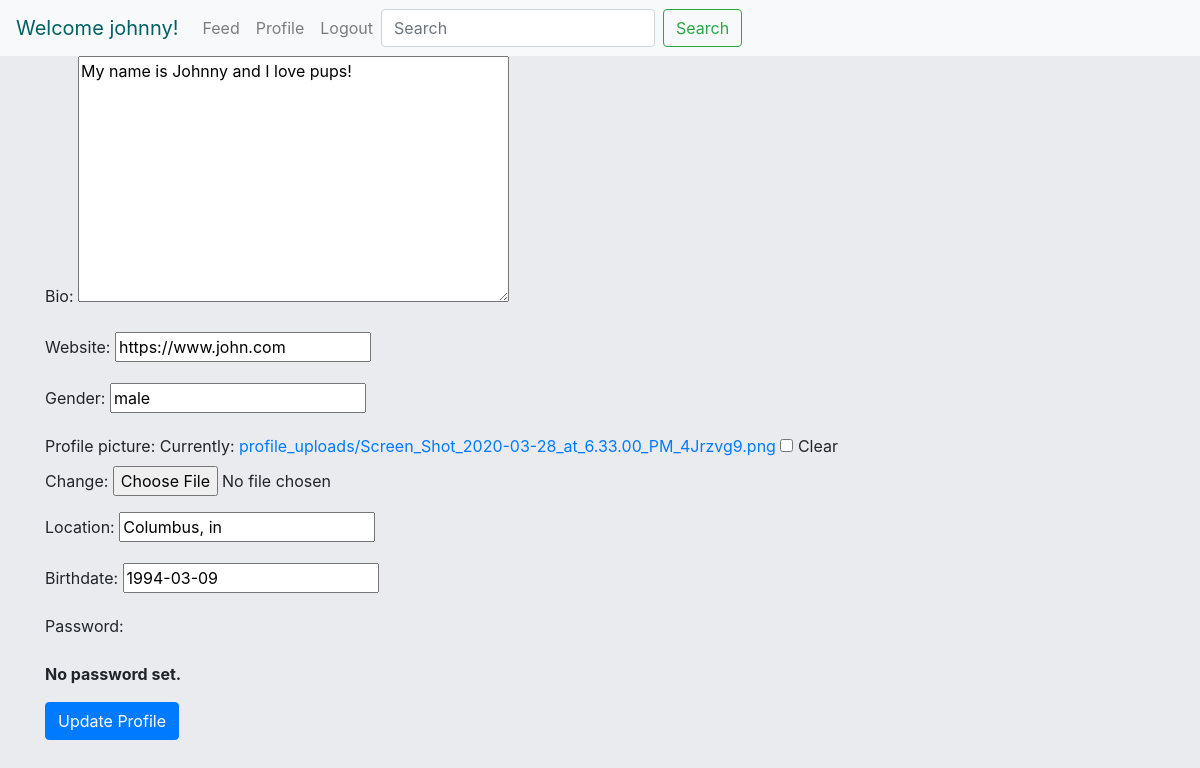
The page /user/johnny/edit_profile/ (signed in) on the database its author committed.
### authentication/models.py (models this page shows, shortened)
class Author(AbstractBaseUser):
    name = models.CharField(max_length=50)
    username = models.CharField(max_length=50, unique=True)
    slug = models.SlugField(null=False, unique=True)
    email = models.EmailField(max_length=100, unique=True)
    active = models.BooleanField(default=True)
    staff = models.BooleanField(default=False)
    admin = models.BooleanField(default=False)
    following = models.ManyToManyField(
        'self',
        related_name="following"
    )
    USERNAME_FIELD = 'username'
    REQUIRED_FIELDS = ['email', 'name']
    @property
    def is_active(self):
        return self.active
    objects = AuthorManager()

class Profile(models.Model):
    user = models.ForeignKey(Author, on_delete=models.CASCADE, related_name='profile')
    bio = models.TextField(max_length=280, blank=True)
    website = models.URLField(blank=True, null=True)
    gender = models.CharField(max_length=20, blank=True, null=True)
    profile_picture = models.ImageField(null=True, blank=True, default='default.png', upload_to='profile_uploads')
    location = models.CharField(max_length=30, blank=True, null=True)
    birthdate = models.DateField(auto_now=False, auto_now_add=False, null=True, blank=True)

### authentication/views.py (the view)
# urls.py: path('user/<str:slug>/edit_profile/', profile_edit_view, name='edit_profile'),
@login_required
def profile_edit_view(request, slug):
    user = Author.objects.get(username=slug)
    profile = Profile.objects.filter(user=user).first()
    if request.method == 'POST':
        form = AuthorAdminChangeForm(request.POST, request.FILES, instance=profile)
        if form.is_valid():
            form.save()
            print("the form should be saving now")
        return redirect('/')
    else:
        form = AuthorAdminChangeForm(instance=profile)
        context = {'form': form }
    return render(request, 'edit_profile.html', context)

### authentication/forms.py
class AuthorAdminChangeForm(UserChangeForm):
    password = ReadOnlyPasswordHashField()
    class Meta:
        model = Profile
        exclude = ('user', 'password')

### authentication/templates/edit_profile.html (shortened to what this page needs)
{% extends 'base.html' %}
{% block content %}
<div class="content-section">
  <form action="{% url 'edit_profile' slug=request.user.username %}" method="POST" enctype="multipart/form-data">{% csrf_token %}
      {{form.as_p }}
      <button class="btn btn-primary" type="submit">Update Profile</button>
    </div>
</div>
{% endblock %}

### authentication/templates/base.html (shortened to what this page needs)
{% load static %}
<html>
    <head>
        <link rel="stylesheet" href="https://maxcdn.bootstrapcdn.com/bootstrap/4.0.0/css/bootstrap.min.css">
    </head>
    <body style='background-color: #e9ebee'>
    <nav class="navbar navbar-expand-lg navbar-light bg-light">
    {% if request.user.is_authenticated %}
        <a class="navbar-brand" style='color: #016064;' href="{% url 'home' %}">Welcome {{request.user.username}}!</a>
    {% else %}
        <a class="navbar-brand" style='color: #016064;' href="/">Welcome to Fakestagram!</a>
    {% endif %}
        <div class="collapse navbar-collapse" id="navbarNavAltMarkup">
            <div class="navbar-nav ">
                <a class="nav-item nav-link" href="{% url 'home' %}">Feed</a>
                {% if request.user.is_authenticated %}
                <a class="nav-item nav-link" href="{% url 'profile' slug=request.user.slug%}">Profile</a>
                <a class="nav-item nav-link" href="/logout/">Logout</a>
                {% else %}
                <a class="nav-item nav-link" href="{% url 'login' %}">Login</a>
                {% endif %}
                <form class="form-inline my-2 my-lg-0" action='/search/' method='get'>
                    <input class="form-control mr-sm-2" type="text" placeholder="Search" aria-label="Search" name="q">
                    <button class="btn btn-outline-success my-2 my-sm-0" type="submit">Search</button>
                </form>
            </div>
        </div>
    </nav>
        <div class="container">
        {% block content %}
        {% endblock %}
    </body>
</html>

### rows shown on the page
Author: user.username "johnny"
Profile: bio "My name is Johnny and I love pups!", website "https://www.john.com", gender "male", location "Columbus, in", birthdate "1994-03-09"
